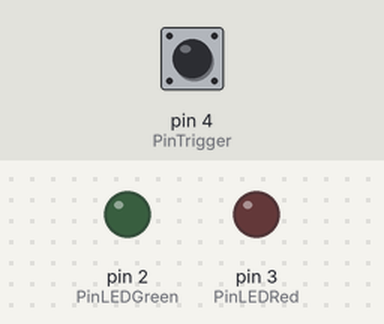
Simulated run of this sketch. Board: Arduino Uno, built with avr-gcc and run on an emulated ATmega328P. Shown: output pins drawn as LEDs (lit = HIGH). The test bench sets the inputs (shaded band); at power-on: pin 4 (PinTrigger) HIGH. EEPROM starts erased; pins used as bus, display or sensor lines are not drawn; what the sketch prints to the serial monitor is not drawn.

Above: at 9.4 s.
9.5 s: pin 4 (PinTrigger) pulled LOW for 0.15 s
At 9.58 s:
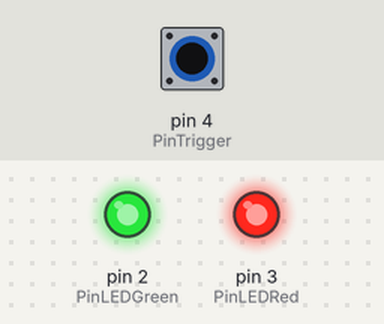
11.1 s: pin 4 (PinTrigger) pulled LOW for 3.2 s
At 15.7 s:
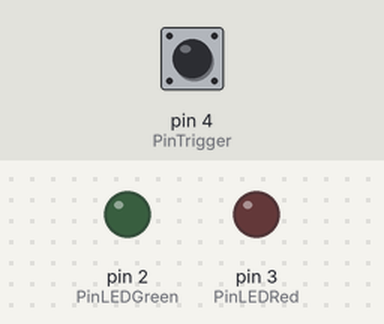
Timing chart, 0 to 17.2 s (numbered marks = the images above; inputs shaded):
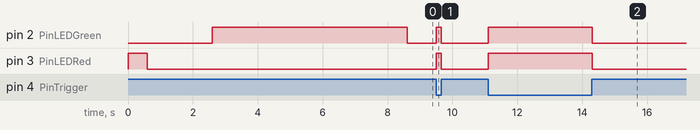

Measured:
- after the input at 9.5 s, pin 2 (PinLEDGreen), pin 3 (PinLEDRed): LOW → HIGH at once, → LOW 0.15 s later
- after the input at 11.1 s, pin 2 (PinLEDGreen), pin 3 (PinLEDRed): LOW → HIGH at once, → LOW 3.2 s later

The sketch:

main.ino
```cpp
#include <EEPROM.h>

#define PinLEDYellow 1
#define PinLEDGreen 2
#define PinLEDRed 3
#define PinTrigger 4

int state;

void setup() {
  pinMode(PinLEDYellow, OUTPUT);
  pinMode(PinLEDGreen, OUTPUT);
  pinMode(PinLEDRed, OUTPUT);
  pinMode(PinTrigger, INPUT_PULLUP);

  Serial.begin(9600);

  state = EEPROM.read(0);

  if (state < 0 || state > 2) {
    state = 0;
  }
}

void loop() {
  if (state == 0) {
    Serial.println("oi");
    digitalWrite(PinLEDRed, HIGH);
    digitalWrite(PinLEDYellow, LOW);
    digitalWrite(PinLEDGreen, LOW);

    delay(600);

    digitalWrite(PinLEDRed, LOW);
    digitalWrite(PinLEDYellow, HIGH);
    digitalWrite(PinLEDGreen, LOW);

    delay(2000);

    digitalWrite(PinLEDRed, LOW);
    digitalWrite(PinLEDYellow, LOW);
    digitalWrite(PinLEDGreen, HIGH);

    delay(6000);

    state = 1;

  }
  else if (state == 1) {
    Serial.println("cheguei");
    digitalWrite(PinLEDRed, HIGH);
    digitalWrite(PinLEDYellow, LOW);
    digitalWrite(PinLEDGreen, LOW);

    state = 2;
  }
  else if (state == 2) {
    Serial.println("oi cheguei dnv");
    int swt = digitalRead(PinTrigger);

    if (swt == LOW) {
      digitalWrite(PinLEDRed, HIGH);
      digitalWrite(PinLEDYellow, HIGH);
      digitalWrite(PinLEDGreen, HIGH);
    }
    else {
      digitalWrite(PinLEDRed, LOW);
      digitalWrite(PinLEDYellow, LOW);
      digitalWrite(PinLEDGreen, LOW);
    }
  }

  EEPROM.write(0, state);
}
```
